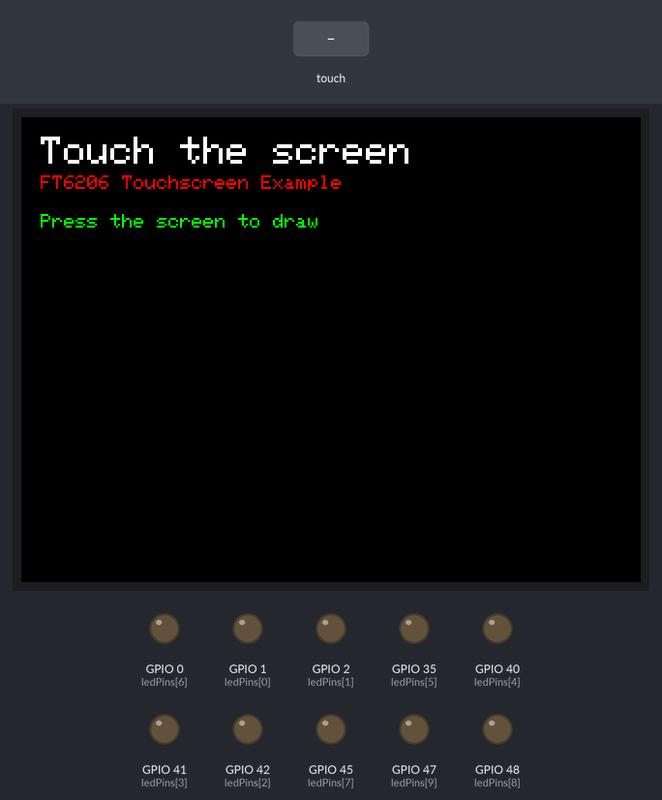
Simulated run of this program. Board: ESP32. On the bench: 320×240 colour display, output pins drawn as LEDs (lit = HIGH). The inputs (shaded band) are chosen by the test bench. What the program prints to the serial monitor is not drawn.

Above: at 1.4 s.
1.5 s: touch panel pressed at 13 % / 10 % of its raw x / y range
At 2.2 s:
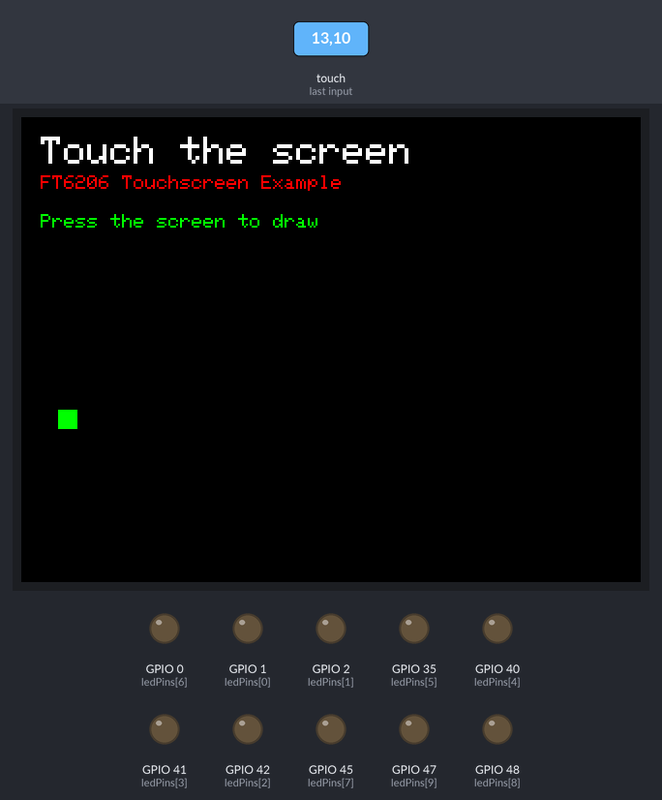
3.0 s: touch panel pressed at 62 % / 10 % of its raw x / y range
At 4.2 s:
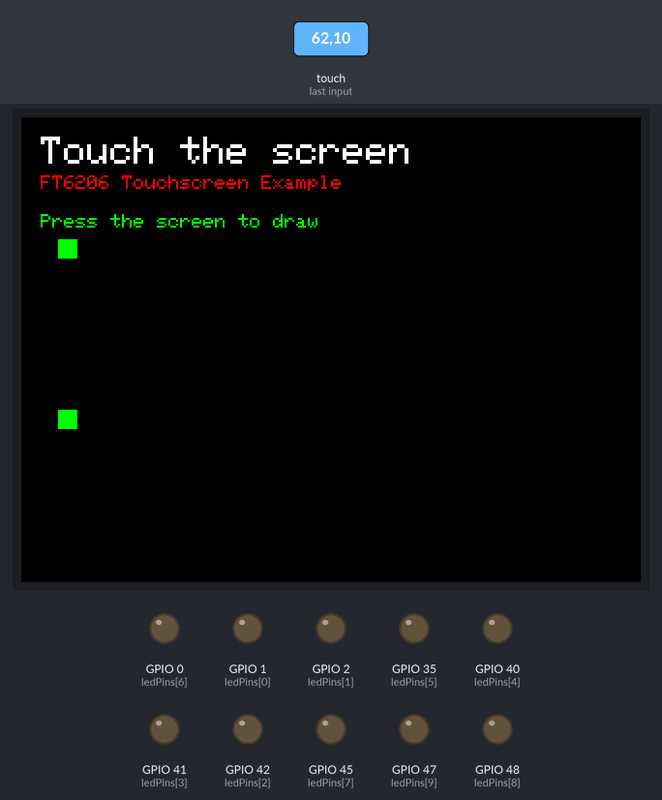
4.5 s: touch panel pressed at 38 % / 10 % of its raw x / y range
At 5.6 s:
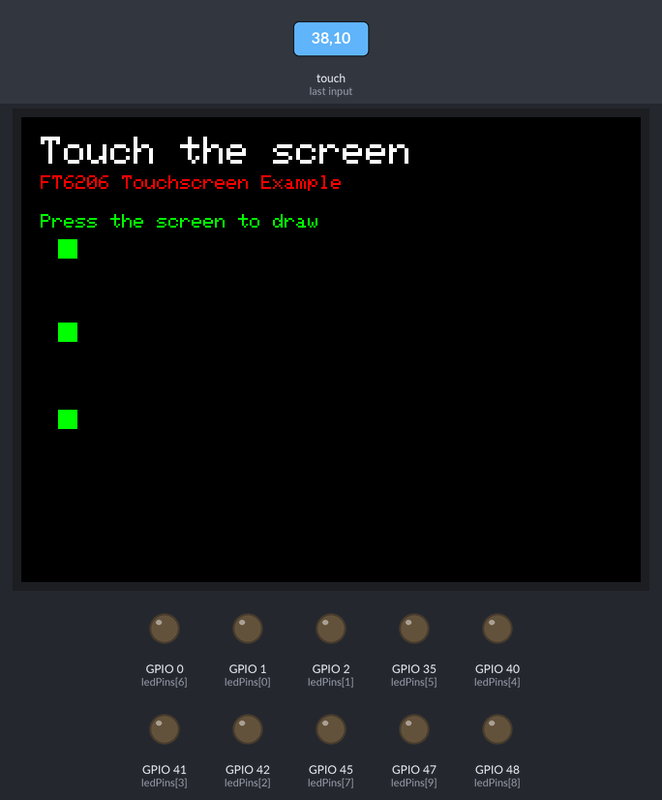
6.0 s: touch panel pressed at 87 % / 10 % of its raw x / y range
At 6.4 s:
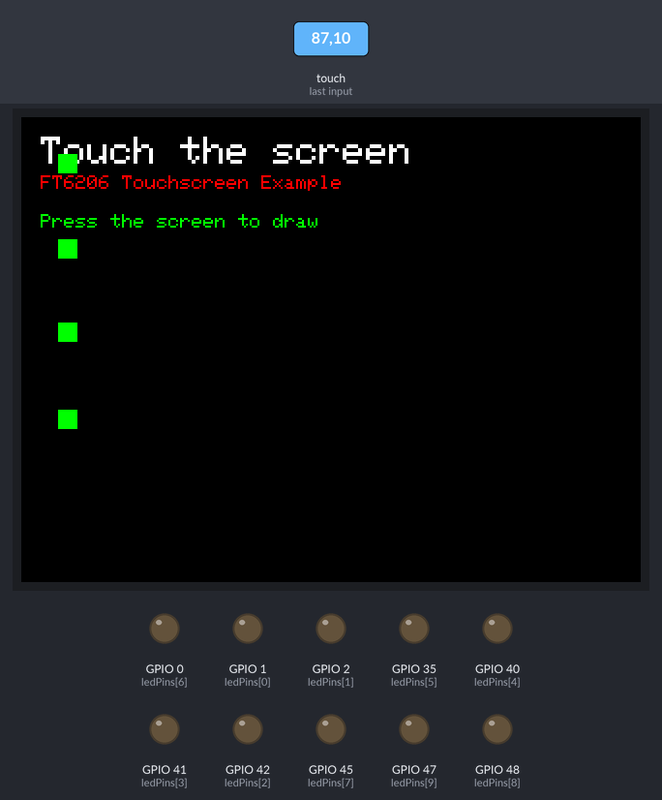
7.5 s: touch panel pressed at 62 % / 30 % of its raw x / y range
At 8.7 s:
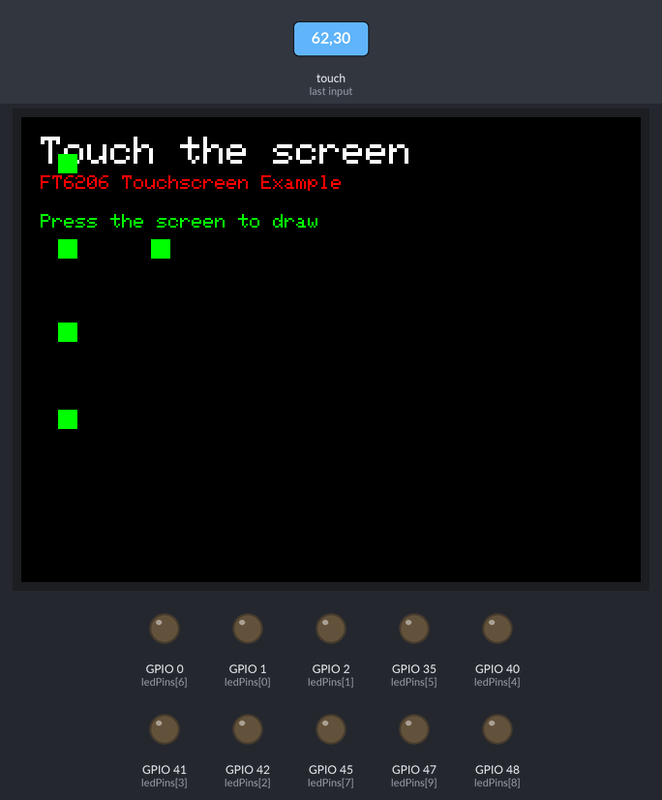
9.0 s: touch panel pressed at 13 % / 30 % of its raw x / y range
At 10.2 s:
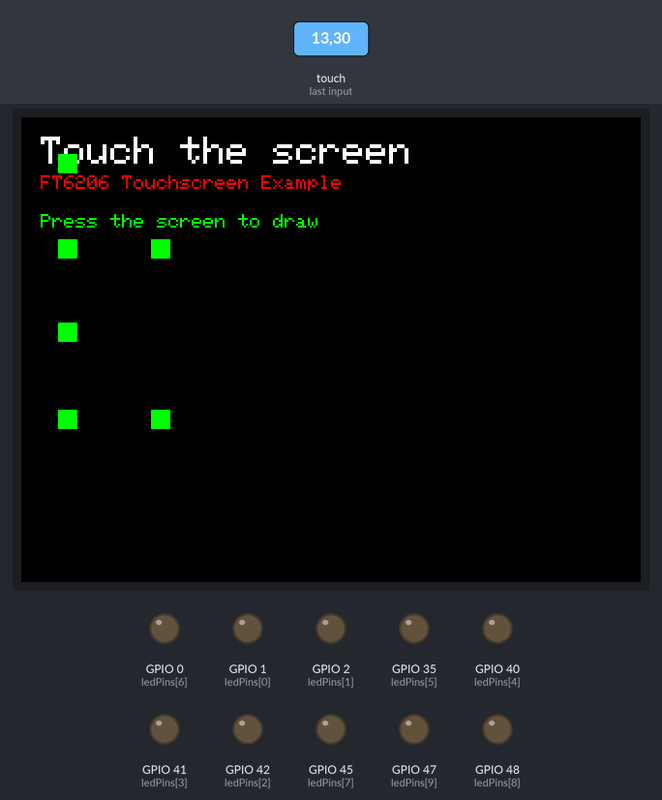
Timing chart, 0 to 11.5 s (numbered marks = the images above; inputs shaded):
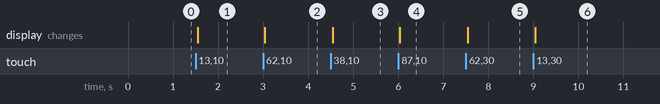

Measured:
- after the input at 1.5 s, the display: changes after 0.05 s (image 1)
- after the input at 3.0 s, the display: changes at once (image 2)
- after the input at 4.5 s, the display: changes after 0.05 s (image 3)
- after the input at 6.0 s, the display: changes at once (image 4)
- after the input at 7.5 s, the display: changes at once (image 5)
- after the input at 9.0 s, the display: changes after 0.05 s (image 6)

The program:

main.cpp
```cpp
#include "SPI.h"
#include "Adafruit_GFX.h"
#include "Adafruit_ILI9341.h"
#include <Arduino.h> // this is needed for FT6206
#include <Adafruit_FT6206.h>
#include <U8g2_for_Adafruit_GFX.h>

Adafruit_FT6206 ctp = Adafruit_FT6206();

//------------------------------
// Set the legs of the TFT screen.
#define TFT_DC 15
#define TFT_CS 5
Adafruit_ILI9341 tft = Adafruit_ILI9341(TFT_CS, TFT_DC);

#define BOXSIZE 40

const int ledCount = 10;

int ledPins[] = {
    1, 2, 42, 41, 40, 35, 0, 45, 48, 47};

U8G2_FOR_ADAFRUIT_GFX u8g2_for_adafruit_gfx;

void setup()
{

  Serial.begin(9600);
  Serial.println("Hello Arduino\n");

  for (int thisLed = 0; thisLed < ledCount; thisLed++)
  {
    pinMode(ledPins[thisLed], OUTPUT);
  }

  tft.begin();

  if (!ctp.begin(40))
  {
    Serial.println("Couldn't start FT6206 touchscreen controller");
    while (1)
      ;
  }
  tft.setRotation(1);           // Set the rotation of the TFT display
  tft.fillScreen(ILI9341_BLACK); // Clear the screen with black color
  tft.setTextColor(ILI9341_WHITE);
  tft.setTextSize(2);    // Set text size
  tft.setCursor(10, 10); // Set cursor position
  tft.println("Touch the screen");
  tft.setCursor(10, 30); // Set cursor position
  tft.setTextColor(ILI9341_RED);
  tft.setTextSize(1); // Set text size
  tft.println("FT6206 Touchscreen Example");
  tft.setCursor(10, 50); // Set cursor position
  tft.setTextColor(ILI9341_GREEN);
  tft.setTextSize(1); // Set text size
  tft.println("Press the screen to draw");

  Serial.println("READY");
}
void Touch()
{
  if (!ctp.touched())
  {
    return;
  }

  TS_Point p = ctp.getPoint();

  // Ajustar coordenadas para rotación 1 (pantalla girada 90°)
  int x = map(p.y, 0, 320, 240, 0); // usar p.y para X
  int y = map(p.x, 0, 320, 0, 240); // usar p.x para Y

  Serial.print("Touch at: (");
  Serial.print(x);
  Serial.print(", ");
  Serial.print(y);
  Serial.println(")");

  tft.fillRect(x - 5, y - 5, 10, 10, ILI9341_GREEN);
}


void loop()
{

  Touch();
  Serial.println("Loop running");
  for (int i = 0; i <= 9; i++)
  {
    digitalWrite(ledPins[i], LOW);
  }
}
```
